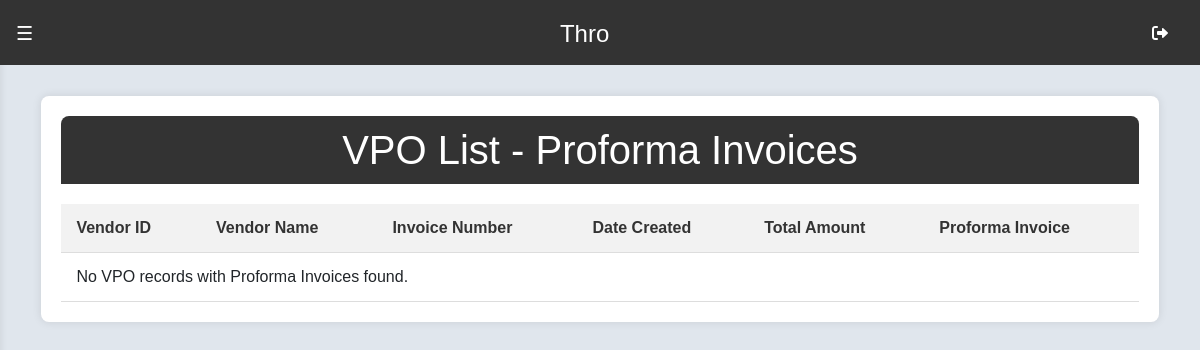
The page /viewvpo on the database as committed earlier.
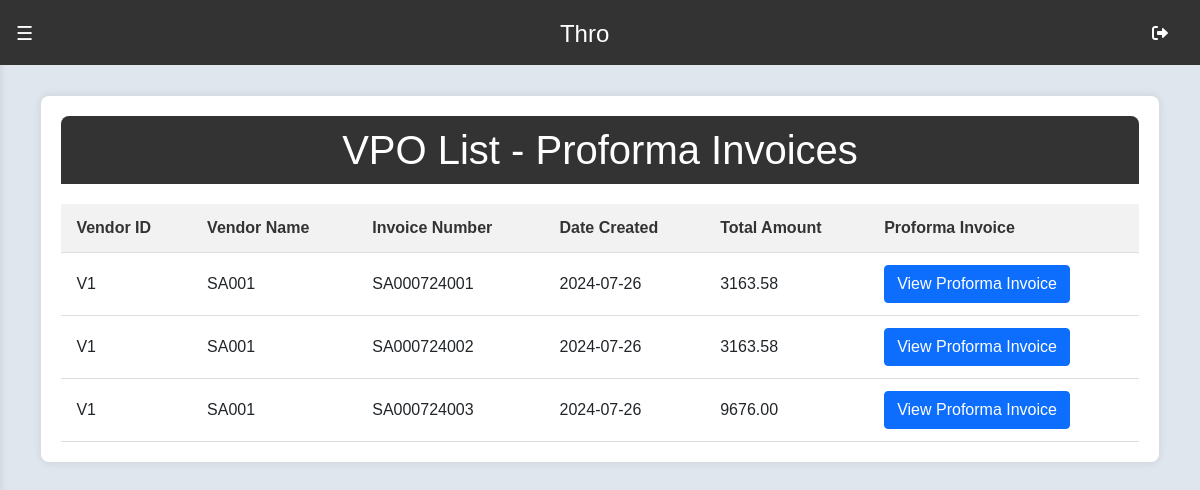
The same page on the database as committed later.
### api/models.py (models this page shows, shortened)
class VPO(models.Model):
    vendor = models.ForeignKey(Vendor, on_delete=models.CASCADE)
    invoice_number = models.CharField(max_length=20,  blank=True)
    serial_num = models.IntegerField()
    product = models.ForeignKey(Product, on_delete=models.CASCADE)
    qty = models.IntegerField(default=0)
    rate = models.DecimalField(max_digits=10, decimal_places=2, blank=True, null=True)
    total = models.DecimalField(max_digits=10, decimal_places=2, blank=True, null=True)
    discount = models.DecimalField(max_digits=10, decimal_places=2, default=0)
    transportation = models.DecimalField(max_digits=10, decimal_places=2, default=0)
    total_taxable_amount = models.DecimalField(max_digits=10, decimal_places=2, default=0)
    gst = models.DecimalField(max_digits=10, decimal_places=2, default=0)
    total_amount = models.DecimalField(max_digits=10, decimal_places=2, default=0)
    proforma_invoice = models.FileField(upload_to='media/')
    date_created = models.DateTimeField(default=timezone.now)

class Vendor(models.Model):
    vendor_id = models.CharField(max_length=10)
    STATES_CHOICES = [
        ('AN', 'Andaman and Nicobar Islands'),
        ('AP', 'Andhra Pradesh'),
        ('AR', 'Arunachal Pradesh'),
        ('AS', 'Assam'),
        ('BR', 'Bihar'),
        ('CH', 'Chandigarh'),
        ('CT', 'Chhattisgarh'),
        ('DL', 'Delhi'),
        ('GA', 'Goa'),
        ('GJ', 'Gujarat'),
        ('HR', 'Haryana'),
        ('HP', 'Himachal Pradesh'),
        ('JK', 'Jammu and Kashmir'),
        ('JH', 'Jharkhand'),
        ('KA', 'Karnataka'),
        ('KL', 'Kerala'),
        ('LA', 'Ladakh'),
        ('LD', 'Lakshadweep'),
        ('MP', 'Madhya Pradesh'),
        ('MH', 'Maharashtra'),
        ('MN', 'Manipur'),
        ('ML', 'Meghalaya'),
        ('MZ', 'Mizoram'),
        ('NL', 'Nagaland'),
        ('OR', 'Odisha'),
        ('PY', 'Puducherry'),
        ('PB', 'Punjab'),
        ('RJ', 'Rajasthan'),
        ('SK', 'Sikkim'),
        ('TN', 'Tamil Nadu'),
        ('TG', 'Telangana'),
        ('TR', 'Tripura'),
        ('UP', 'Uttar Pradesh'),
        ('UT', 'Uttarakhand'),
        ('WB', 'West Bengal'),
    ]
    vendorName = models.CharField(max_length=100)
    vendorAddress = models.CharField(max_length=200)
    vendorGstNumber = models.CharField(max_length=50)
    vendorPhoneNumber = models.CharField(max_length=20)
    city = models.CharField(max_length=100)
    state = models.CharField(max_length=2, choices=STATES_CHOICES)
    pincode = models.CharField(max_length=10)
    ifscCode = models.CharField(max_length=20)
    accountNo = models.IntegerField()
    branch = models.CharField(max_length=30)
    nameOfBank = models.CharField(max_length=30)

### api/views.py (the view)
# urls.py: path('viewvpo',views.viewvpo,name='viewvpo'),
def viewvpo(request):
    latest_vpo_subquery = VPO.objects.filter(
        invoice_number=OuterRef('invoice_number'),
        proforma_invoice__isnull=False
    ).order_by('-id')  # Assuming `id` is the primary key of VPO, adjust as per your model
    vpos = VPO.objects.filter(
        id=Subquery(latest_vpo_subquery.values('id')[:1])
    ).order_by('invoice_number')
    return render(request, 'viewvpo.html', {'vpos': vpos})

### api/templates/viewvpo.html (shortened to what this page needs)
{% extends "base.html" %}
{% block content %}
<div class="container">
    <h1>VPO List - Proforma Invoices</h1>
    <table>
        <thead>
            <tr>
                <th>Vendor ID</th>
                <th>Vendor Name</th>
                <th>Invoice Number</th>
                <th>Date Created</th>
                <th>Total Amount</th>
                <th>Proforma Invoice</th>
            </tr>
        </thead>
        <tbody>
            {% for vpo in vpos %}
            <tr>
                <td>{{ vpo.vendor.vendor_id }}</td>
                <td>{{ vpo.vendor.vendorName }}</td>
                <td>{{ vpo.invoice_number }}</td>
                <td>{{ vpo.date_created|date:"Y-m-d" }}</td>
                <td>{{ vpo.total_amount|floatformat:2 }}</td>
                <td>
                    <a href="{{ vpo.proforma_invoice.url }}" class="btn btn-primary" target="_blank">View Proforma Invoice</a>
                </td>
            </tr>
            {% empty %}
            <tr>
                <td colspan="6">No VPO records with Proforma Invoices found.</td>
            </tr>
            {% endfor %}
        </tbody>
    </table>
</div>
{% endblock %}

### api/templates/base.html (shortened to what this page needs)
{% load static %}
<!DOCTYPE html>
<html lang="en">
<head>
    <link href="https://cdn.jsdelivr.net/npm/bootstrap@5.1.3/dist/css/bootstrap.min.css" rel="stylesheet">
    <link rel="stylesheet" href="{% static 'css/base.css' %}">
    <link href="https://cdnjs.cloudflare.com/ajax/libs/font-awesome/6.0.0-beta3/css/all.min.css" rel="stylesheet">
</head>
<body>
    <div class="navbar">
        <div class="toggle-sidebar" onclick="toggleSidebar()">☰</div>
        <a class="nav-link ms-auto" href="{% url 'dashboard' %}" style="color: white;">
            <h2>Thro</h2>
        </a>
        <a class="nav-link ms-auto" href="{% url 'logout' %}" style="color: white;">
            <i class="fas fa-sign-out-alt"></i>
        </a>
    </div>
    <div class="d-flex">
        <main class="flex-grow-1">
            <div class="container-fluid">
                {% block content %}
                {% endblock %}
            </div>
        </main>
    </div>
</body>
</html>

### api/static/css/base.css (style rules this page uses)
body { margin: 0; font-family: Arial, sans-serif; background-color: #e0e6ed; }
.navbar { position: fixed; top: 0; width: 100%; background-color: #333; color: white; display: flex; align-items: center; padding: 0.5rem 1rem; padding-top: 1%; z-index: 1; }
.toggle-sidebar { background: none; border: none; color: white; font-size: 1.2rem; cursor: pointer; }
.d-flex { display: flex; margin-top: 3rem; }
.flex-grow-1 { flex-grow: 1; transition: margin-left 0.3s ease; padding-top: 3rem; margin-left: 0; }
.navbar h2 { margin: 0; font-size: 1.5rem; }

### api/templates/viewvpo.html (style rules this page uses)
.container { max-width: 95%; margin: 20px auto; padding: 20px; background-color: #fff; border-radius: 8px; box-shadow: 0 0 10px rgba(0, 0, 0, 0.1); margin-top: 0%; }
h1 { text-align: center; color: white; background-color: #333; padding: 10px; margin-top: 0; border-top-left-radius: 8px; border-top-right-radius: 8px; }
table { width: 100%; border-collapse: collapse; margin-top: 20px; }
th, td { padding: 12px 15px; text-align: left; border-bottom: 1px solid #ddd; }
th { background-color: #f2f2f2; color: #333; }

Rows that differ between the two databases and show on the page:
added VPO: vendor.vendor_id "V1", vendor.vendorName "SA001", invoice_number "SA000724001", date_created "2024-07-26", total_amount "3163.58"
added VPO: vendor.vendor_id "V1", vendor.vendorName "SA001", invoice_number "SA000724002", date_created "2024-07-26", total_amount "3163.58"
added VPO: vendor.vendor_id "V1", vendor.vendorName "SA001", invoice_number "SA000724003", date_created "2024-07-26", total_amount "9676.00"
Other text that changed with them:
text no longer shown: "No VPO records with Proforma Invoices found."
